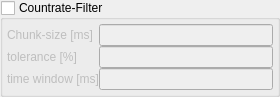
<?xml version="1.0" encoding="UTF-8"?>
<ui version="4.0">
 <class>Form</class>
 <widget class="QWidget" name="Form">
  <property name="geometry">
   <rect>
    <x>0</x>
    <y>0</y>
    <width>280</width>
    <height>97</height>
   </rect>
  </property>
  <property name="windowTitle">
   <string>Form</string>
  </property>
  <layout class="QVBoxLayout" name="verticalLayout">
   <property name="spacing">
    <number>0</number>
   </property>
   <property name="margin">
    <number>0</number>
   </property>
   <item>
    <widget class="QGroupBox" name="groupBox_2">
     <property name="title">
      <string>Countrate-Filter</string>
     </property>
     <property name="checkable">
      <bool>true</bool>
     </property>
     <property name="checked">
      <bool>false</bool>
     </property>
     <layout class="QGridLayout" name="gridLayout_2">
      <property name="margin">
       <number>4</number>
      </property>
      <property name="spacing">
       <number>0</number>
      </property>
      <item row="0" column="0">
       <widget class="QWidget" name="widget" native="true">
        <layout class="QVBoxLayout" name="verticalLayout_2">
         <property name="spacing">
          <number>0</number>
         </property>
         <property name="margin">
          <number>0</number>
         </property>
         <item>
          <layout class="QGridLayout" name="gridLayout">
           <item row="2" column="1">
            <widget class="QLineEdit" name="lineEdit_7">
             <property name="text">
              <string/>
             </property>
            </widget>
           </item>
           <item row="2" column="0">
            <widget class="QLabel" name="label_9">
             <property name="text">
              <string>tolerance [%]</string>
             </property>
            </widget>
           </item>
           <item row="4" column="0">
            <widget class="QLabel" name="label">
             <property name="text">
              <string>time window [ms]</string>
             </property>
            </widget>
           </item>
           <item row="0" column="0">
            <widget class="QLabel" name="label_5">
             <property name="text">
              <string>Chunk-size [ms]</string>
             </property>
            </widget>
           </item>
           <item row="4" column="1">
            <widget class="QLineEdit" name="lineEdit_8">
             <property name="text">
              <string/>
             </property>
            </widget>
           </item>
           <item row="0" column="1">
            <widget class="QLineEdit" name="lineEdit_6">
             <property name="text">
              <string/>
             </property>
            </widget>
           </item>
          </layout>
         </item>
        </layout>
       </widget>
      </item>
     </layout>
    </widget>
   </item>
  </layout>
 </widget>
 <resources/>
 <connections>
  <connection>
   <sender>groupBox_2</sender>
   <signal>toggled(bool)</signal>
   <receiver>widget</receiver>
   <slot>setVisible(bool)</slot>
   <hints>
    <hint type="sourcelabel">
     <x>208</x>
     <y>51</y>
    </hint>
    <hint type="destinationlabel">
     <x>139</x>
     <y>54</y>
    </hint>
   </hints>
  </connection>
 </connections>
</ui>
